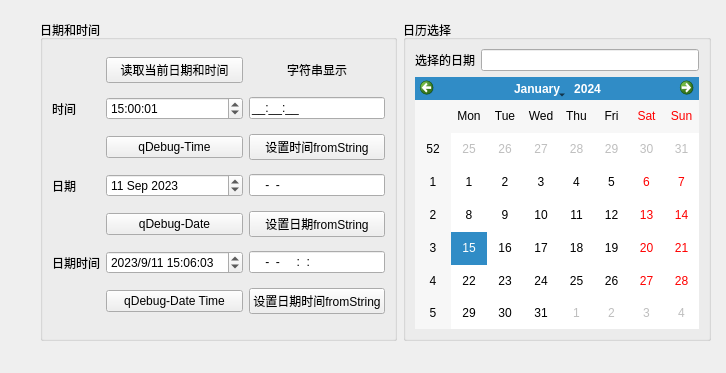
<?xml version="1.0" encoding="UTF-8"?>
<ui version="4.0">
 <class>Widget</class>
 <widget class="QWidget" name="Widget">
  <property name="geometry">
   <rect>
    <x>0</x>
    <y>0</y>
    <width>726</width>
    <height>373</height>
   </rect>
  </property>
  <property name="windowTitle">
   <string>Widget</string>
  </property>
  <widget class="QWidget" name="">
   <property name="geometry">
    <rect>
     <x>40</x>
     <y>20</y>
     <width>671</width>
     <height>321</height>
    </rect>
   </property>
   <layout class="QHBoxLayout" name="horizontalLayout">
    <item>
     <widget class="QGroupBox" name="groupBox">
      <property name="title">
       <string>日期和时间</string>
      </property>
      <layout class="QGridLayout" name="gridLayout">
       <item row="0" column="1">
        <widget class="QPushButton" name="btnGetTime">
         <property name="text">
          <string>读取当前日期和时间</string>
         </property>
        </widget>
       </item>
       <item row="0" column="2">
        <widget class="QLabel" name="label_4">
         <property name="text">
          <string>字符串显示</string>
         </property>
         <property name="alignment">
          <set>Qt::AlignCenter</set>
         </property>
        </widget>
       </item>
       <item row="1" column="0">
        <widget class="QLabel" name="label">
         <property name="text">
          <string>时间</string>
         </property>
        </widget>
       </item>
       <item row="1" column="1">
        <widget class="QTimeEdit" name="timeEdit">
         <property name="displayFormat">
          <string>H:mm:ss</string>
         </property>
         <property name="time">
          <time>
           <hour>15</hour>
           <minute>0</minute>
           <second>1</second>
          </time>
         </property>
        </widget>
       </item>
       <item row="1" column="2">
        <widget class="QLineEdit" name="editTime">
         <property name="inputMask">
          <string>99:99:99;_</string>
         </property>
        </widget>
       </item>
       <item row="2" column="1">
        <widget class="QPushButton" name="btnQDebugTime">
         <property name="text">
          <string>qDebug-Time</string>
         </property>
        </widget>
       </item>
       <item row="2" column="2">
        <widget class="QPushButton" name="btnSetTime">
         <property name="text">
          <string>设置时间fromString</string>
         </property>
        </widget>
       </item>
       <item row="3" column="0">
        <widget class="QLabel" name="label_2">
         <property name="text">
          <string>日期</string>
         </property>
        </widget>
       </item>
       <item row="3" column="1">
        <widget class="QDateEdit" name="dateEdit">
         <property name="date">
          <date>
           <year>2023</year>
           <month>9</month>
           <day>11</day>
          </date>
         </property>
        </widget>
       </item>
       <item row="3" column="2">
        <widget class="QLineEdit" name="editDate">
         <property name="inputMask">
          <string>9999-99-99</string>
         </property>
        </widget>
       </item>
       <item row="4" column="1">
        <widget class="QPushButton" name="btnQDebugDate">
         <property name="text">
          <string>qDebug-Date</string>
         </property>
        </widget>
       </item>
       <item row="4" column="2">
        <widget class="QPushButton" name="btnSetDate">
         <property name="text">
          <string>设置日期fromString</string>
         </property>
        </widget>
       </item>
       <item row="5" column="0">
        <widget class="QLabel" name="label_3">
         <property name="text">
          <string>日期时间</string>
         </property>
        </widget>
       </item>
       <item row="5" column="1">
        <widget class="QDateTimeEdit" name="dateTimeEdit">
         <property name="dateTime">
          <datetime>
           <hour>15</hour>
           <minute>6</minute>
           <second>3</second>
           <year>2023</year>
           <month>9</month>
           <day>11</day>
          </datetime>
         </property>
         <property name="displayFormat">
          <string>yyyy/M/d H:mm:ss</string>
         </property>
        </widget>
       </item>
       <item row="5" column="2">
        <widget class="QLineEdit" name="editDateTime">
         <property name="inputMask">
          <string>9999-99-99 99:99:99</string>
         </property>
        </widget>
       </item>
       <item row="6" column="1">
        <widget class="QPushButton" name="btnQDebugDateTime">
         <property name="text">
          <string>qDebug-Date Time</string>
         </property>
        </widget>
       </item>
       <item row="6" column="2">
        <widget class="QPushButton" name="btnSetDateTime">
         <property name="text">
          <string>设置日期时间fromString</string>
         </property>
        </widget>
       </item>
      </layout>
     </widget>
    </item>
    <item>
     <widget class="QGroupBox" name="groupBox_2">
      <property name="title">
       <string>日历选择</string>
      </property>
      <layout class="QGridLayout" name="gridLayout_2">
       <item row="0" column="0">
        <widget class="QLabel" name="label_5">
         <property name="text">
          <string>选择的日期</string>
         </property>
        </widget>
       </item>
       <item row="0" column="1">
        <widget class="QLineEdit" name="editCalendar"/>
       </item>
       <item row="1" column="0" colspan="2">
        <widget class="QCalendarWidget" name="calendarWidget"/>
       </item>
      </layout>
     </widget>
    </item>
   </layout>
  </widget>
 </widget>
 <resources/>
 <connections/>
</ui>
